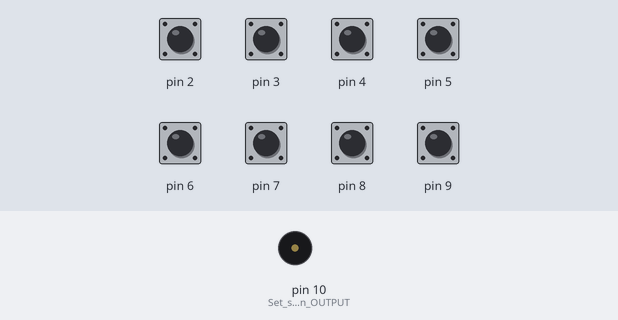
A sketch run on a simulated Arduino Uno, built with avr-gcc and run on an emulated ATmega328P. Parts: buzzer (waves = sounding). The test bench sets the inputs (shaded band); at power-on: pin 2–9 HIGH.

Above: at 1.2 s.
1.3 s: pin 2 pulled LOW for 0.15 s
At 1.37 s:
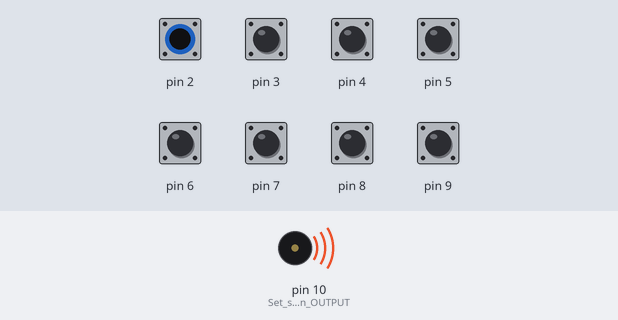
Timing chart, 0 to 4.3 s (numbered marks = the images above; inputs shaded):
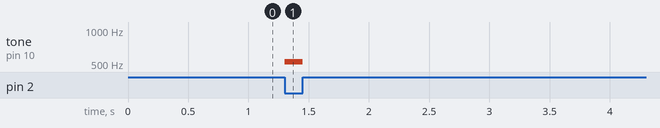

The sketch:

piano.ino
```cpp
void setup(){
    pinMode(10,OUTPUT);  //Set speaker as an OUTPUT
    pinMode(2,INPUT_PULLUP); //Button 2 as an INPUT_PULLUP
    pinMode(3,INPUT_PULLUP); //Button 3 as an INPUT_PULLUP
    pinMode(4,INPUT_PULLUP); //Button 4 as an INPUT_PULLUP
    pinMode(5,INPUT_PULLUP); //Button 5 as an INPUT_PULLUP
    pinMode(6,INPUT_PULLUP); //Button 6 as an INPUT_PULLUP
    pinMode(7,INPUT_PULLUP); //Button 7 as an INPUT_PULLUP
    pinMode(8,INPUT_PULLUP); //Button 8 as an INPUT_PULLUP
    pinMode(9,INPUT_PULLUP); //Button 9 as an INPUT_PULLUP
}

void loop(){
    if(digitalRead(2)==LOW){ //if button 2 is sending a low signal...
        tone(10,523);  //...play a tone of 523 hertz on the speaker (C5)
    }
    else if(digitalRead(3)==LOW){ //if button 3 is sending a low signal...
        tone(10,587); //...play a tone of 587 hertz on the speaker (D5)
    }
    else if(digitalRead(4)==LOW){ //if button 4 is sending a low signal...
        tone(10,659); //...play a tone of 659 hertz on the speaker (E5)
    }
    else if(digitalRead(5)==LOW){ //if button 5 is sending a low signal...
        tone(10,698); //...play a tone of 698 hertz on the speaker (F5)
    }
    else if(digitalRead(6)==LOW){ //if button 6 is sending a low signal...
        tone(10,783); //...play a tone of 783 hertz on the speaker (G5)
    }
    else if(digitalRead(7)==LOW){ //if button 7 is sending a low signal...
        tone(10,880); //...play a tone of 880 hertz on the speaker (A5)
    }
    else if(digitalRead(8)==LOW){ //if button 8 is sending a low signal...
        tone(10,987); //...play a tone of 987 hertz on the speaker (B5)
    }
    else if(digitalRead(9)==LOW){ //if button 9 is sending a low signal...
        tone(10,1046); //...play a tone of 1046 hertz on the speaker (C6)
    }
    else{ //in all other cases (buttons not sending a low signal)...
        noTone(10); //send a noTone command to the speaker
    }
}
```

Measured:
- after the input at 1.3 s, tone on pin 10 (Set_speaker_as_an_OUTPUT): silent → 523 Hz at once, → silent 0.15 s later
